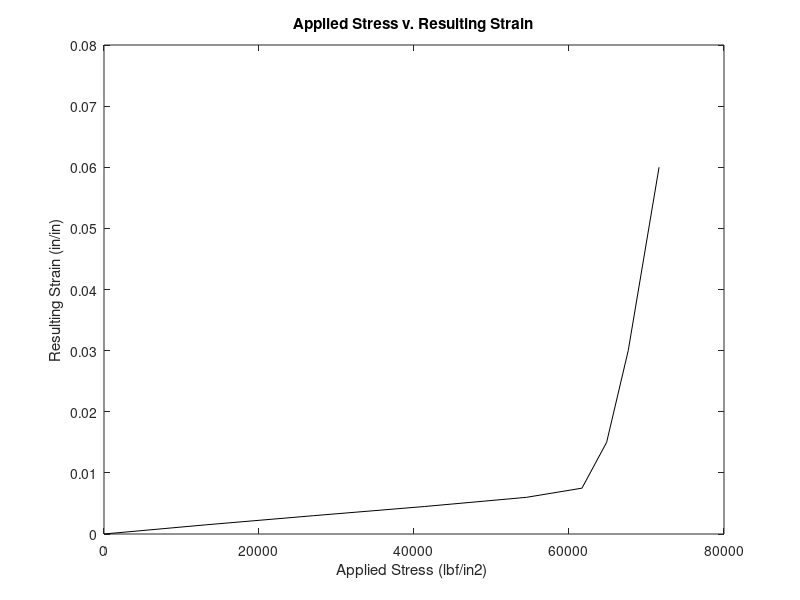

MATLAB code for this plot:
clc
clear
A = pi * .2^2;
F = [0;1650;3400;5200;6850;7750;8150;8500;8750;9000];
AS = F/A;
L = [2; 2.003; 2.006; 2.009; 2.012; 2.015; 2.03; 2.06; 2.09; 2.12];
OL = 2;
S = (L - OL)/OL;
plot (AS,S,'black')
xlabel( 'Applied Stress (lbf/in2) ' ); 
ylabel( 'Resulting Strain (in/in)' );
title( 'Applied Stress v. Resulting Strain' ); 
